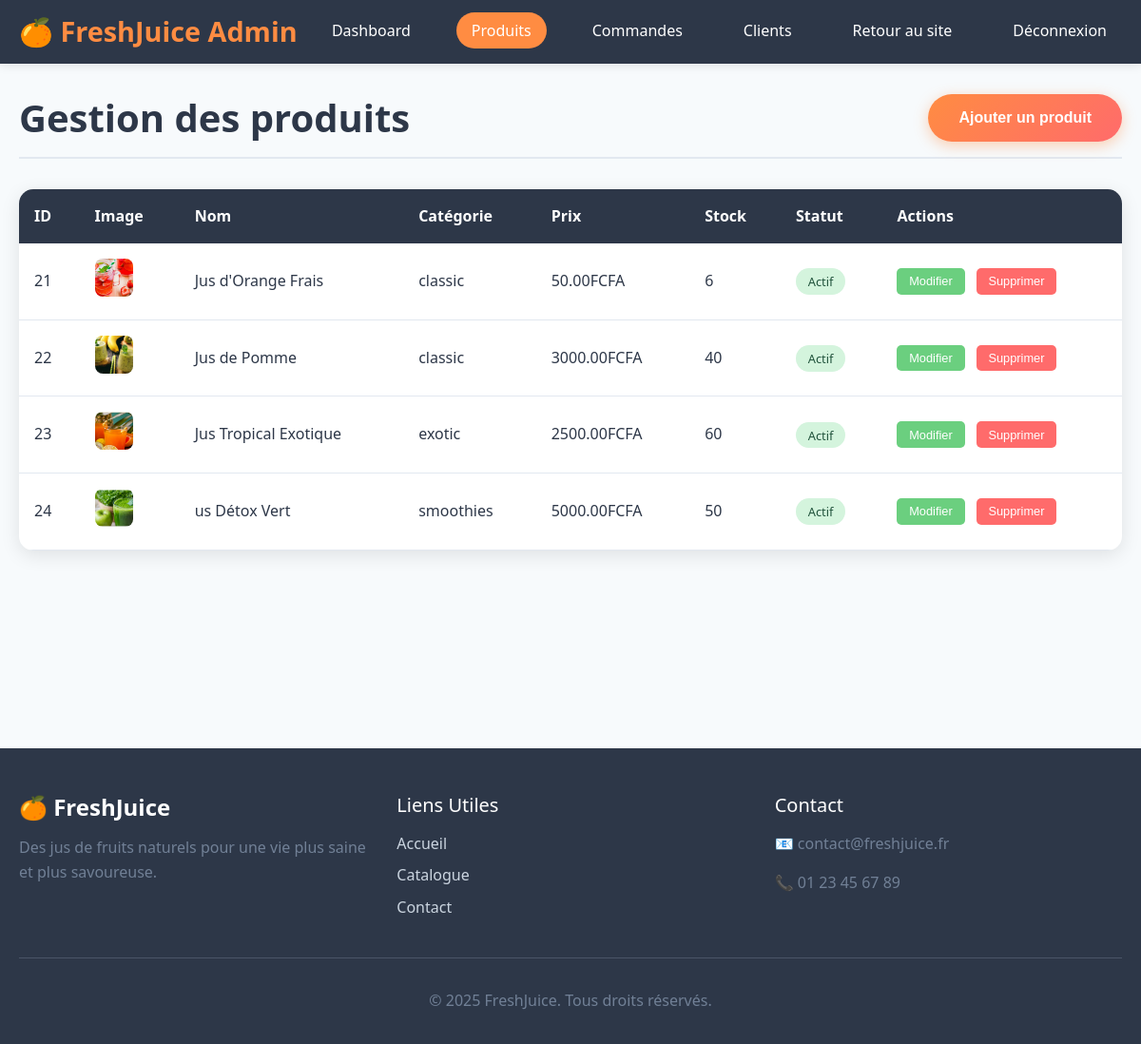
The app's page /product_admin/ (signed in) with its own data.
### app_juice/models.py (models this page shows, shortened)
class JuiceProduct(models.Model):
    STATUS = [
        ("classic", "Classique"),
        ("exotic", "Exotique"),
        ("smoothies", "Smoothies"),
    ]
    name = models.CharField(max_length=100)
    description = models.TextField(blank=True)
    price = models.DecimalField(max_digits=9, decimal_places=2)
    categorie = models.CharField(max_length=50, choices=STATUS)
    image = models.ImageField(upload_to="produits/")
    stock = models.IntegerField(default=0)
    update_date = models.DateTimeField(auto_now=True)

### app_juice/views.py (the view)
# urls.py: path("product_admin/",admin_product,name="product_admin"),
@login_required
def admin_product(request):
    if not request.user.is_superuser:
        return HttpResponseForbidden("Accès refusé")
    juice = JuiceProduct.objects.all()
    return render(request, "admin/product.html", {'juices': juice})

### app_juice/templates/admin/product.html (shortened to what this page needs)
{% extends "../base/base_admin.html" %}
{% load static %}
{% block container %}
            <section id="products" class="admin-section">
                <div class="admin-header">
                    <h1>Gestion des produits</h1>
                    <button class="cta-button" onclick="showAddProductForm()">Ajouter un produit</button>
                </div>
                <div class="admin-table-container">
                    <table class="admin-table">
                        <thead>
                            <tr>
                                <th>ID</th>
                                <th>Image</th>
                                <th>Nom</th>
                                <th>Catégorie</th>
                                <th>Prix</th>
                                <th>Stock</th>
                                <th>Statut</th>
                                <th>Actions</th>
                            </tr>
                        </thead>
                        <tbody id="productsTableBody">
                            {% for juice in juices %}
                            <tr>
                                <td> {{juice.id}} </td>
                                <td><img src="{{ juice.image.url }}" alt="Orange" class="product-thumb"></td>
                                <td>{{ juice.name }}</td>
                                <td>{{ juice.categorie }}</td>
                                <td>{{ juice.price }}FCFA </td>
                                <td>{{juice.stock }} </td>
                                <td><span class="status-badge active">Actif</span></td>
                                <td>
                                    <button class="btn-edit" onclick="editProduct(1)">Modifier</button>
                                    <button class="btn-delete" onclick="deleteProduct(1)">Supprimer</button>
                                </td>
                            </tr>
                            {% endfor %}
                        </tbody>
                    </table>
                </div>
            </section>
{% endblock container%}

### app_juice/static/css/admin.css (style rules this page uses)
* { margin: 0; padding: 0; box-sizing: border-box; }
html { scroll-behavior: smooth; }
body { font-family: 'Segoe UI', Tahoma, Geneva, Verdana, sans-serif; line-height: 1.6; color: #333; background-color: #fff; }
:root { --primary-orange: #FF8C42; --primary-green: #6BCF7F; --primary-red: #FF6B6B; --primary-yellow: #FFD93D; --text-dark: #2D3748; --text-light: #718096; --bg-light: #F7FAFC; --white: #FFFFFF; --shadow: rgba(0, 0, 0, 0.1); }
h1, h2, h3, h4, h5, h6 { line-height: 1.2; margin-bottom: 1rem; color: var(--text-dark); }
h1 { font-size: 2.5rem; font-weight: 700; }
.cta-button { background: linear-gradient(135deg, var(--primary-orange), var(--primary-red)); color: var(--white); padding: 1rem 2rem; border: none; border-radius: 50px; font-size: 1rem; font-weight: 600; cursor: pointer; text-decoration: none; display: inline-block; transition: all 0.3s ease; box-shadow: 0 4px 15px rgba(255, 140, 66, 0.4); }
*, *::before, *::after { transition: all 0.3s ease; }
.admin-header { display: flex; justify-content: space-between; align-items: center; margin-bottom: 2rem; padding-bottom: 1rem; border-bottom: 2px solid #E2E8F0; }
.admin-header h1 { color: var(--text-dark); margin: 0; }
.status-badge { padding: 0.3rem 0.8rem; border-radius: 15px; font-size: 0.8rem; font-weight: 500; }
.status-badge.active { background: #D4F4DD; color: #22543D; }
.admin-table-container { background: var(--white); border-radius: 15px; box-shadow: 0 5px 20px var(--shadow); overflow: hidden; }
.admin-table { width: 100%; border-collapse: collapse; }
.admin-table th { background: var(--text-dark); color: var(--white); padding: 1rem; text-align: left; font-weight: 600; }
.admin-table td { padding: 1rem; border-bottom: 1px solid #E2E8F0; color: var(--text-dark); }
.product-thumb { width: 40px; height: 40px; object-fit: cover; border-radius: 8px; }
.btn-edit { background: var(--primary-green); color: var(--white); border: none; padding: 0.4rem 0.8rem; border-radius: 5px; cursor: pointer; font-size: 0.8rem; margin-right: 0.5rem; transition: all 0.3s ease; }
.btn-delete { background: var(--primary-red); color: var(--white); border: none; padding: 0.4rem 0.8rem; border-radius: 5px; cursor: pointer; font-size: 0.8rem; transition: all 0.3s ease; }

### records on screen
JuiceProduct: id "21", image (picture), name "Jus d'Orange Frais", categorie "classic", price "50.00", stock "6"
JuiceProduct: id "22", image (picture), name "Jus de Pomme", categorie "classic", price "3000.00", stock "40"
JuiceProduct: id "23", image (picture), name "Jus Tropical Exotique", categorie "exotic", price "2500.00", stock "60"
JuiceProduct: id "24", image (picture), name "us Détox Vert", categorie "smoothies", price "5000.00", stock "50"
